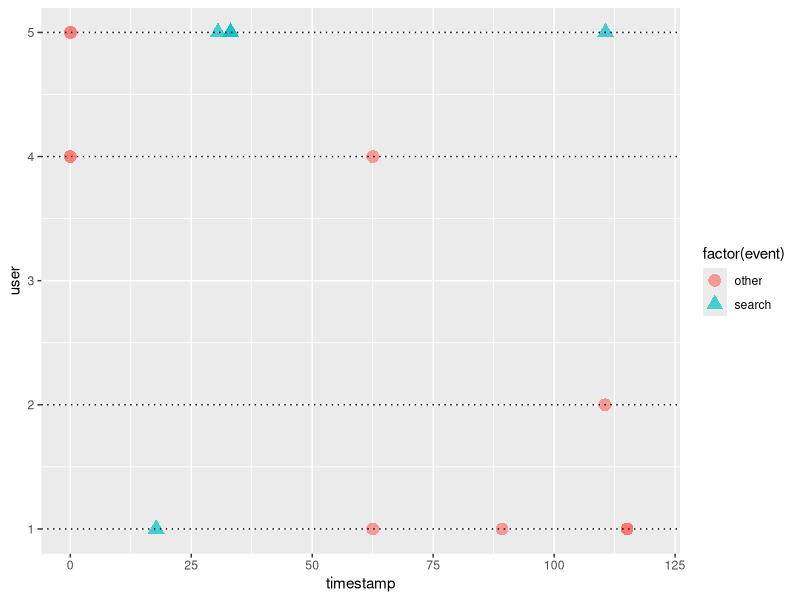
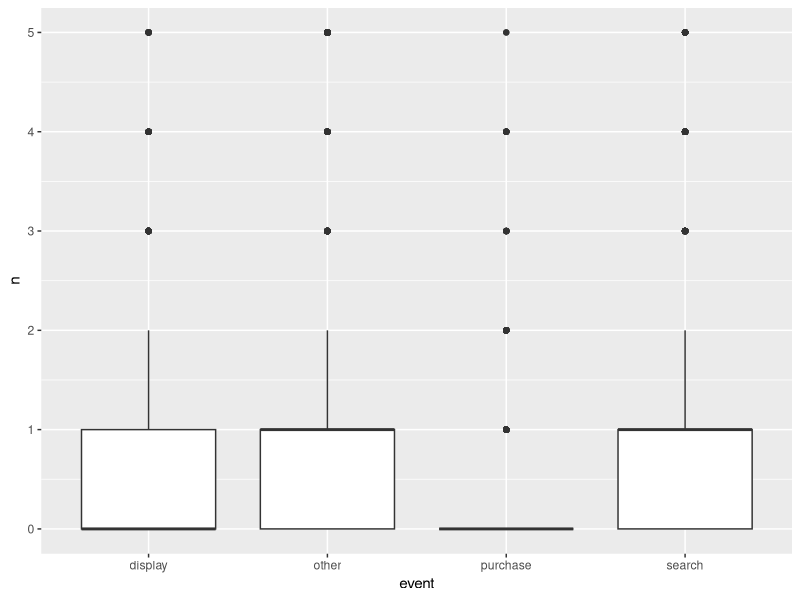
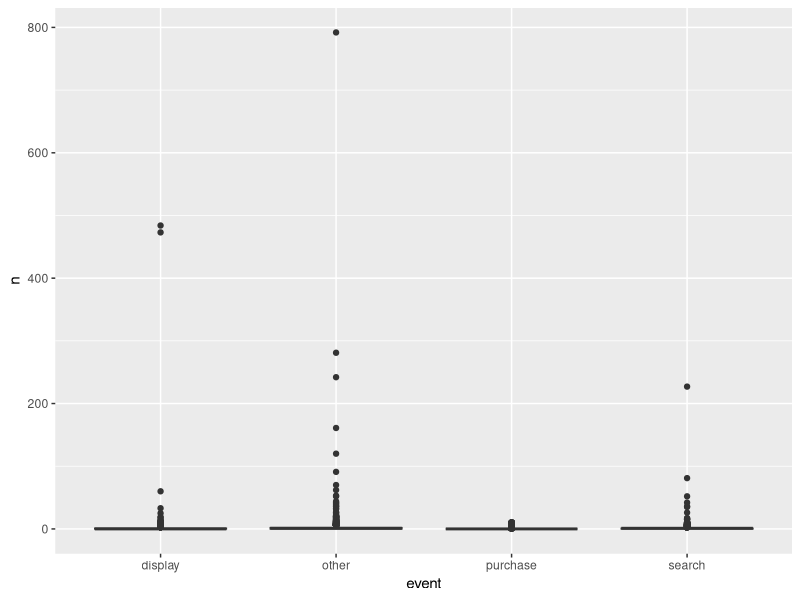

These charts were generated, in order, by the following R code:
## ---- chunk 1
suppressMessages(library(MASS))
suppressMessages(library(dplyr))
suppressMessages(library(xtable))
suppressMessages(library(MCMCpack))
options(xtable.comment = FALSE)
suppressMessages(library(ggplot2))
knitr::opts_chunk$set(cache = T)
## ---- chunk 2
set.seed(1899)
ad_types <- c("search", "display", "other", "purchase")
K <- length(ad_types)
alpha_mean <- matrix(c(2.817, 0.0860, 0.5381, 0.6167,
                      0.1614, 1.7818, 0.2055, 0.0845,
                      0.4647, 0.1270, 8.0526, 0.8384),
                     nrow = 3, ncol = 4, byrow = T)
row.names(alpha_mean) <- ad_types[1:3]
colnames(alpha_mean) <- ad_types

alpha_sd <- matrix(c(0.1765, 0.0214, 0.0562, 0.0633,
                      0.0496, 0.2314, 0.0572, 0.0347,
                      0.0654, 0.0367, 0.4117, 0.0867), 
                   nrow = 3, ncol = 4, byrow = T)
row.names(alpha_sd) <- ad_types[1:3]
colnames(alpha_sd) <- ad_types

beta_mean <- c(34.0188, 46.8854, 51.5114)
beta_sd <- c(1.7426, 4.9370, 2.3241)
names(beta_mean) <- ad_types[1:3]

theta_mu_mean <- c(-5.3926, -6.1027, -5.8063, -9.7704) 
theta_mu_sd <- c(0.0166, 0.0212, 0.0221, 0.0762) 
names(theta_mu_mean) <- ad_types
names(theta_mu_sd) <- ad_types

Sigma_mu_mean <- matrix(c(0.4584, -0.1197, -0.4942, 0.2256,
                     -0.1197, 0.5934, -0.3380, -0.4157,
                     -0.4942, -0.3380, 1.0014, 0.0762,
                     0.2256, -0.4157, 0.0762, 2.3914), nrow = 4, ncol = 4)

Sigma_mu_sd <- matrix(c(0.0246, -0.0212, 0.0257, 0.1228,
                     0.0212, 0.0335, 0.0304, 0.1665,
                     0.0257, 0.0304, 0.0365, 0.2440,
                     0.1228, 0.1665, 0.2440, 0.2575), nrow = 4, ncol = 4)

row.names(Sigma_mu_mean) <- ad_types
colnames(Sigma_mu_mean) <- ad_types
  
n <- 12000
#inv_df <- n - 1
inv_df <- 7
psi_mean <- c(-0.5664, -0.7556, -0.6235, 0.2787)
psi_sd <- c(0.1228, 0.2348, 0.1229, 0.2160)
names(psi_mean) <- ad_types
names(psi_sd) <- ad_types


first_click_prob <- c(1199, 418, 811) %>% prop.table()
## ---- chunk 3
knitr::kable(alpha_mean, caption = "alpha", escape = F)
## ---- chunk 4
knitr::kable(beta_mean, caption = "beta", escape = F)
## ---- chunk 5
knitr::kable(theta_mu_mean, caption = "theta", escape = F)
## ---- chunk 6
knitr::kable(Sigma_mu_mean, caption = "Sigma", escape = F)
## ---- chunk 7
knitr::kable(psi_mean, caption = "psi", escape = F)
## ---- chunk 8
# calculate gamma and inv wishart params from means and SDs
gammaShRaFromMeanSD <- function( mean , sd ) {
  if ( mean <=0 ) stop("mean must be > 0")
  if ( sd <=0 ) stop("sd must be > 0")
  shape = mean^2/sd^2
  rate = mean/sd^2
  return( list( shape=shape , rate=rate ) )
}

invParamsWishartFromMeanPAndDF <- function(Sigma_mu_mean, df, dim){
  scale_matrix <- Sigma_mu_mean*df - Sigma_mu_mean*dim - Sigma_mu_mean
  return(list(scale_matrix=scale_matrix, df=df, dim=dim))
}

draw_params <- function() {
  alpha <- matrix(nrow = nrow(alpha_mean), ncol = ncol(alpha_mean))
  for(j in c(1:nrow(alpha_mean))) {
    for(k in c(1:ncol(alpha_mean))) {
      gam <- gammaShRaFromMeanSD(mean = alpha_mean[j,k], sd = alpha_sd[j,k])
      alpha[j,k] <- rgamma(n=1, shape = gam$shape, rate = gam$rate)
    }
  }
  
  beta <- numeric()
  for(j in c(1:length(beta_mean))) {
      gam <- gammaShRaFromMeanSD(mean = beta_mean[j], sd = beta_sd[j])
      beta[j] <- rgamma(n=1, shape = gam$shape, rate = gam$rate)
  }
  
  # assumption that all psi_ks are independet we can sample with the diagonal of sds, 
  # in appendix they calculate psi with the Identity matrix which assumes independence!
  psi <- mvrnorm(mu = psi_mean, 
                 Sigma = psi_sd^2 * diag(nrow = length(psi_sd)))
  theta_mu <- mvrnorm(mu = theta_mu_mean, 
                     Sigma = theta_mu_sd^2 * diag(nrow = length(theta_mu_sd)))
  
  inv_wishart_params <- invParamsWishartFromMeanPAndDF(Sigma_mu_mean = Sigma_mu_mean, 
                                                 df = inv_df, dim = length(ad_types))
  Sigma_mu <- riwish(v = inv_wishart_params$df, S = inv_wishart_params$scale_matrix)
  mu <- exp(mvrnorm(mu = theta_mu, Sigma = Sigma_mu))
  list(alpha = alpha, beta = beta, psi = psi, 
       theta_mu = theta_mu, Sigma_mu = Sigma_mu, mu = mu)
}
## ---- chunk 9
T <- 120
## ---- chunk 10
simulate_user_clickstream <- function(alpha, beta, psi, theta_mu, Sigma_mu, mu) {
  t = 0; n = 0; n_K = 0; m = c(alpha[j_0,] + mu) %>% sum; j = integer(); t_j = numeric()
  
  hist_intensity_decay <- function(a, b, events, current_time, event_times) {
    result <- numeric(K)
    names(result) <- ad_types
    if(length(events) == 0) return(result)
    
    for(k in 1:K){
      for(idx in 1:length(events)){
        j_l <- events[idx]
        if(j_l != K) { # do not consider purchases (K) here
          result[k] <- result[k] + 
            alpha[j_l, k] * exp(-1 * beta[j_l] * (t - event_times[idx]))
        }
      }
    }
    return(result)
  }

  repeat {
    s <- rexp(n = 1, rate = m)
    t <- t + s
    if(!is.nan(t) && t < T){
      lambda <- mu * exp(psi*n_K) + alpha[j_0, ] * exp(-1 * beta[j_0] * t)
      lambda <- lambda + hist_intensity_decay(alpha, beta, j, t, t_j)
      U <- runif(n = 1)
      if(is.na(m) || is.na(U)  || NA %in% lambda || is.infinite(m) || Inf %in% lambda) {
        print(paste("Value is NA ", c(m, U, lambda)))
      } 
      if(U <= sum(lambda) / m){
        n <- n + 1
        t_j[n] <- t
        j[n] <- which(rmultinom(n = 1, size = 1, 
                                prob = lambda/sum(lambda))[,1] %in% c(1)) 
        if(j[n] == K) { # if purchase
          n_K <- n_K + 1
          m <- sum(lambda - mu * exp(psi * (n_K -1)) + mu * exp(psi * n_K))
        } else {
          m <- sum(lambda + alpha[j[n], ])
        }
      } else {
        m <- sum(lambda)
      }
    }
    # in some cases n_K becomes greater then a few thousand. 
    # hence, m tends so go to Inf as s becomes 0.
    # this breaks the code and so we break at a certain purchase count.
    if(t > T || n_K >= 10) return(list(timestamp = t_j, event = ad_types[j]))
  }
}

## ---- chunk 11
j_0 <- sample(length(ad_types) - 1, size = 1, prob = first_click_prob)
params <- draw_params()
data <- do.call(simulate_user_clickstream, params)
## ---- chunk 12
xtable(data.frame(time = data$timestamp, event = data$event), caption = "Simulated click stream")
## ---- chunk 13
sim_cnt <- 5
## ---- chunk 14
sim_data <- function(count) {
  users <- data.frame()
  for(i in 1:count) {
    j_0 <- sample(length(ad_types) - 1, size = 1, prob = first_click_prob)
    params <- draw_params()
    data <- do.call(simulate_user_clickstream, params)
    users <- users %>% 
      rbind(data_frame(user = rep.int(i, length(data$event)), 
                       event = data$event, 
                       timestamp=data$timestamp))
  }
  users
}
## ---- chunk 15
users <- sim_data(sim_cnt)
ggplot(users, aes(x = timestamp, y = user, 
                  label = event, color = factor(event), 
                  shape = factor(event),
                  xmax = T)) +
  geom_point(size = 4, alpha = .7) +
  geom_hline(aes(yintercept = user), lty="dotted") + 
  xlim(0, T) + 
  ylim(1, sim_cnt)
## ---- chunk 16
data <- sim_data(n)
## ---- chunk 17
data %>% 
  filter(event != 'purchase') %>%
  group_by(event) %>% 
  summarise(n = n()) %>%
  mutate(ratio = n / sum(n)) %>% 
  knitr::kable(caption = "Ad click ratio")
## ---- chunk 18
data %>%
  mutate(event_short = recode(event, 'purchase' = 'P', 'other' = 'O', 
                              'search' = 'S', 'display' = 'D')) %>%
  group_by(user) %>%
  # concatenate all event abbr. into one string
  summarise(stream = paste(event_short, collapse = "")) %>% 
  # only include streams until first P
  mutate(stream = stream %>% gsub(x = ., "(P).*","\\1")) %>% 
  # only display click streams with more than 2 events ending with a purchase
  filter(stream %>% nchar() > 2, stream %>% endsWith('P')) %>% 
  group_by(stream) %>%
  # count distinct click patterns
  summarise(n = n()) %>%
  arrange(desc(n)) %>%
  head(n=20) %>%
  knitr::kable(caption = "Most frequent click combinations ending with a purchase")
## ---- chunk 19
data %>%
  mutate(event_short = recode(event, 'purchase' = 'P', 'other' = 'O', 
                              'search' = 'S', 'display' = 'D')) %>%
  group_by(user) %>%
  # concatenate all event abbr. into one string
  summarise(stream = paste(event_short, collapse = "")) %>% 
  mutate(ev_cnt = stream %>% nchar()) %>%
  # cut streams longer than 25 chars
  mutate(stream = ifelse(stream %>% nchar() > 25, 
                         stream %>% strtrim(25) %>% paste("...", sep = ""), stream)) %>%
  group_by(stream) %>%
  #summarise(n = nchar()) %>%
  arrange(desc(ev_cnt)) %>%
  head(n=20) %>%
  knitr::kable(caption = "Longest click streams")
## ---- chunk 20
all_comb <- expand.grid(user = data$user %>% unique, event = ad_types)
event_counts <- data %>%
  group_by(user, event) %>%
  summarise(n = n()) %>% 
  # join all combinations to get zero count for non-present events
  left_join(all_comb, ., by = c('user', 'event')) %>%
  mutate_if(is.integer, funs(replace(., is.na(.), 0)))
rm(all_comb)
event_counts %>%
  ggplot(aes(y = n, x = event)) +
  geom_boxplot() + 
  ylim(c(0, 5))
## ---- chunk 21
event_counts %>%
  ggplot(aes(y = n, x = event)) +
  geom_boxplot()
